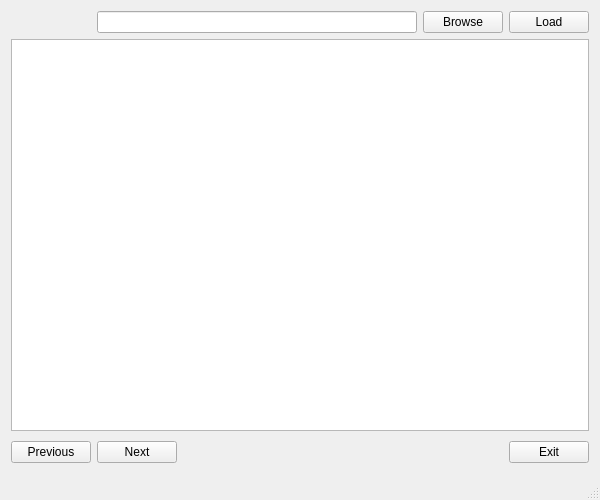
<?xml version="1.0" encoding="UTF-8"?>
<ui version="4.0">
 <class>Window</class>
 <widget class="QMainWindow" name="Window">
  <property name="geometry">
   <rect>
    <x>0</x>
    <y>0</y>
    <width>600</width>
    <height>500</height>
   </rect>
  </property>
  <property name="windowTitle">
   <string>A-PDF Reader</string>
  </property>
  <property name="windowIcon">
   <iconset resource="icons.qrc">
    <normaloff>:/appicon</normaloff>:/appicon</iconset>
  </property>
  <widget class="QWidget" name="centralWidget">
   <layout class="QGridLayout" name="gridLayout">
    <item row="2" column="3" colspan="4">
     <spacer name="horizontalSpacer">
      <property name="orientation">
       <enum>Qt::Horizontal</enum>
      </property>
      <property name="sizeHint" stdset="0">
       <size>
        <width>193</width>
        <height>30</height>
       </size>
      </property>
     </spacer>
    </item>
    <item row="0" column="6">
     <widget class="QPushButton" name="browse">
      <property name="sizePolicy">
       <sizepolicy hsizetype="Maximum" vsizetype="Maximum">
        <horstretch>0</horstretch>
        <verstretch>0</verstretch>
       </sizepolicy>
      </property>
      <property name="text">
       <string>Browse</string>
      </property>
      <property name="icon">
       <iconset>
        <normalon>:/browse</normalon>
       </iconset>
      </property>
      <property name="iconSize">
       <size>
        <width>24</width>
        <height>24</height>
       </size>
      </property>
      <property name="shortcut">
       <string>O</string>
      </property>
     </widget>
    </item>
    <item row="1" column="1" colspan="7">
     <widget class="QGraphicsView" name="pdfviewport"/>
    </item>
    <item row="0" column="7">
     <widget class="QPushButton" name="load">
      <property name="sizePolicy">
       <sizepolicy hsizetype="Maximum" vsizetype="Maximum">
        <horstretch>0</horstretch>
        <verstretch>0</verstretch>
       </sizepolicy>
      </property>
      <property name="text">
       <string>Load</string>
      </property>
      <property name="icon">
       <iconset>
        <normalon>:/load</normalon>
       </iconset>
      </property>
      <property name="iconSize">
       <size>
        <width>24</width>
        <height>24</height>
       </size>
      </property>
      <property name="shortcut">
       <string>L</string>
      </property>
     </widget>
    </item>
    <item row="2" column="1">
     <widget class="QPushButton" name="previous">
      <property name="sizePolicy">
       <sizepolicy hsizetype="Minimum" vsizetype="Maximum">
        <horstretch>0</horstretch>
        <verstretch>0</verstretch>
       </sizepolicy>
      </property>
      <property name="text">
       <string>Previous</string>
      </property>
      <property name="icon">
       <iconset>
        <normalon>:/previous</normalon>
       </iconset>
      </property>
      <property name="iconSize">
       <size>
        <width>24</width>
        <height>24</height>
       </size>
      </property>
      <property name="shortcut">
       <string>P</string>
      </property>
     </widget>
    </item>
    <item row="2" column="2">
     <widget class="QPushButton" name="next">
      <property name="sizePolicy">
       <sizepolicy hsizetype="Minimum" vsizetype="Maximum">
        <horstretch>0</horstretch>
        <verstretch>0</verstretch>
       </sizepolicy>
      </property>
      <property name="text">
       <string>Next</string>
      </property>
      <property name="icon">
       <iconset>
        <normalon>:/next</normalon>
       </iconset>
      </property>
      <property name="iconSize">
       <size>
        <width>24</width>
        <height>24</height>
       </size>
      </property>
      <property name="shortcut">
       <string>N</string>
      </property>
     </widget>
    </item>
    <item row="2" column="7">
     <widget class="QPushButton" name="exit">
      <property name="sizePolicy">
       <sizepolicy hsizetype="Minimum" vsizetype="Maximum">
        <horstretch>0</horstretch>
        <verstretch>0</verstretch>
       </sizepolicy>
      </property>
      <property name="text">
       <string>Exit</string>
      </property>
      <property name="icon">
       <iconset>
        <normalon>:/exit</normalon>
       </iconset>
      </property>
      <property name="iconSize">
       <size>
        <width>24</width>
        <height>24</height>
       </size>
      </property>
      <property name="shortcut">
       <string>E</string>
      </property>
     </widget>
    </item>
    <item row="0" column="2" colspan="4">
     <widget class="QLineEdit" name="filepath">
      <property name="sizePolicy">
       <sizepolicy hsizetype="Expanding" vsizetype="Maximum">
        <horstretch>0</horstretch>
        <verstretch>0</verstretch>
       </sizepolicy>
      </property>
     </widget>
    </item>
    <item row="0" column="1">
     <widget class="QLabel" name="appicon">
      <property name="text">
       <string/>
      </property>
      <property name="pixmap">
       <pixmap resource="icons.qrc">:/appicon</pixmap>
      </property>
      <property name="scaledContents">
       <bool>false</bool>
      </property>
      <property name="alignment">
       <set>Qt::AlignCenter</set>
      </property>
     </widget>
    </item>
   </layout>
   <zorder>pdfviewport</zorder>
   <zorder>previous</zorder>
   <zorder>load</zorder>
   <zorder>filepath</zorder>
   <zorder>horizontalSpacer</zorder>
   <zorder>browse</zorder>
   <zorder>exit</zorder>
   <zorder>next</zorder>
   <zorder>appicon</zorder>
  </widget>
  <widget class="QStatusBar" name="statusBar"/>
 </widget>
 <layoutdefault spacing="6" margin="11"/>
 <resources>
  <include location="icons.qrc"/>
 </resources>
 <connections/>
</ui>
